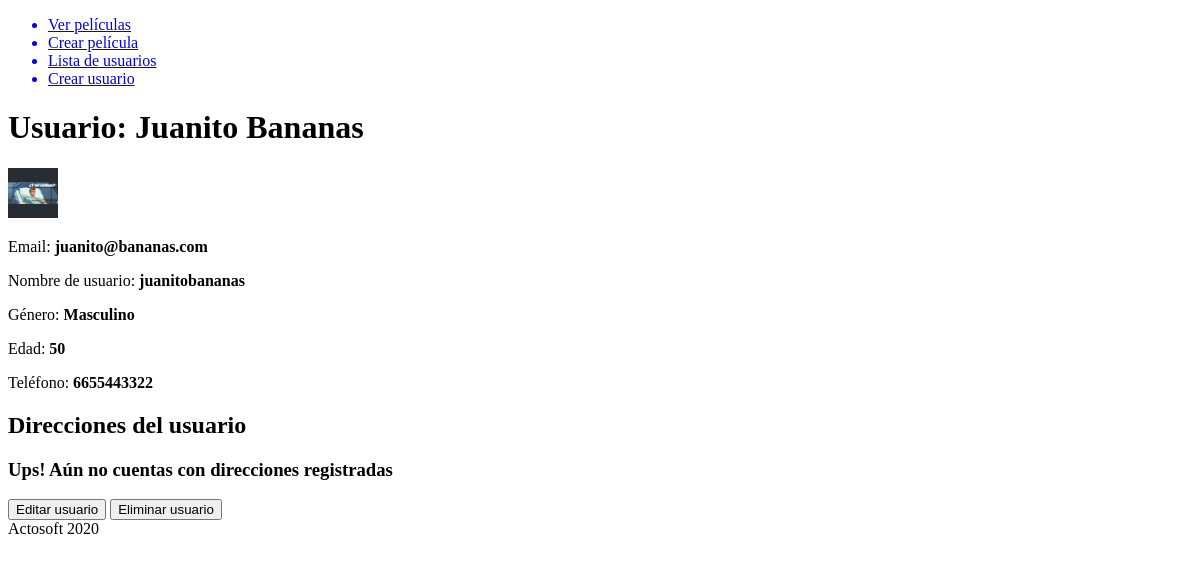
Page /users/5/ on the earlier database version.
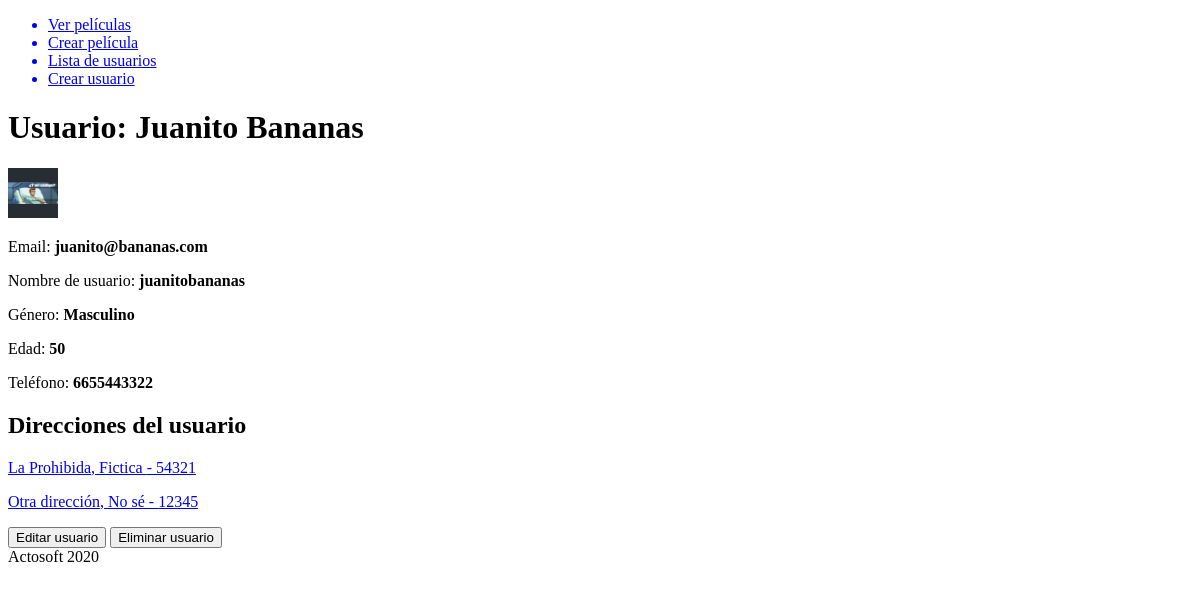
Same page on the later database version.
### users/models.py (models this page shows, shortened)
class Profile(models.Model):
    user = models.OneToOneField(User, related_name='profile', on_delete=models.CASCADE)
    gender = models.CharField(max_length=140)
    phone = models.CharField(max_length=15)
    age = models.PositiveIntegerField()
    image = models.ImageField(upload_to='images/profile_images/', blank=True, null=True)

### addresses/models.py (models this page shows, shortened)
class Address(models.Model):
    user = models.ForeignKey(User, related_name='addresses', on_delete=models.CASCADE)
    street = models.CharField(max_length=140)
    exterior_number = models.PositiveIntegerField()
    internal_number = models.PositiveIntegerField(blank=True, null=True)
    colony = models.CharField(max_length=100)
    city = models.CharField(max_length=140)
    state = models.CharField(max_length=140)
    coutry = models.CharField(max_length=140)
    postal_code = models.CharField(max_length=6)
    created = models.DateTimeField(auto_now_add=True)
    updated = models.DateTimeField(auto_now=True)

### users/views.py (the view)
# urls.py: path('<int:id>/', GetUser, name='detail'),
def GetUser(request, id):
    user = User.objects.get(id=id)
    template_name = "users/detail.html"
    context = {
        'user': user
    }
    return render(request, template_name, context)

### users/templates/users/detail.html
{% extends 'base.html' %}
{% block content %}
    <h1>Usuario: {{ user.first_name }} {{ user.last_name }}</h1>
    {% if user.profile.image %}
        <img
        src="{{ user.profile.image.url }}"
        alt="Imagen del usuario" width="50" height="50">
    {% else %}
        <img src="https://cdnlrv.lavoz.com.ar/img/user/default.jpg"
        alt="Imagen default" width="50" height="50">
    {% endif %}
    <p>Email: <b>{{ user.email }}</b></p>
    <p>Nombre de usuario: <b>{{ user.username }}</b></p>
    <p>Género: <b>{{ user.profile.gender }}</b></p>
    <p>Edad: <b>{{ user.profile.age }}</b></p>
    <p>Teléfono: <b>{{ user.profile.phone }}</b></p>
    <h2>Direcciones del usuario</h2>
    {% if user.addresses.all|length > 0 %}
        {% for address in user.addresses.all %}
            <a href="{% url 'addresses:detail' address.id %}">
                <p>{{ address.street }}, {{ address.city }} - {{address.postal_code}}</p>
            </a>
        {% endfor %}
    {% else %}
        <h3>Ups! Aún no cuentas con direcciones registradas</h3>
    {% endif %}
    <a href="{% url 'users:update' user.id %}"><button>Editar usuario</button></a>
    <a href="{% url 'users:delete' user.id %}"><button>Eliminar usuario</button></a>
{% endblock content %}

### templates/base.html (shortened to what this page needs)
<!DOCTYPE html>
<html lang="es">
<head>
</head>
<body>
    <ul>
        <a href="{% url 'movies:list' %}"><li>Ver películas</li></a>
        <a href="{% url 'movies:create' %}"><li>Crear película</li></a>
        <a href="{% url 'users:list' %}"><li>Lista de usuarios</li></a>
        <a href="{% url 'users:create' %}"><li>Crear usuario</li></a>
    </ul>
    {% block content %}
    {% endblock content %}
    <footer>Actosoft 2020</footer>
</body>
</html>

Differences in the rows shown:
added Address: street "La Prohibida", city "Fictica", postal_code "54321"
added Address: street "Otra dirección", city "No sé", postal_code "12345"
Other differences:
text no longer shown: "Ups! Aún no cuentas con direcciones registradas"
